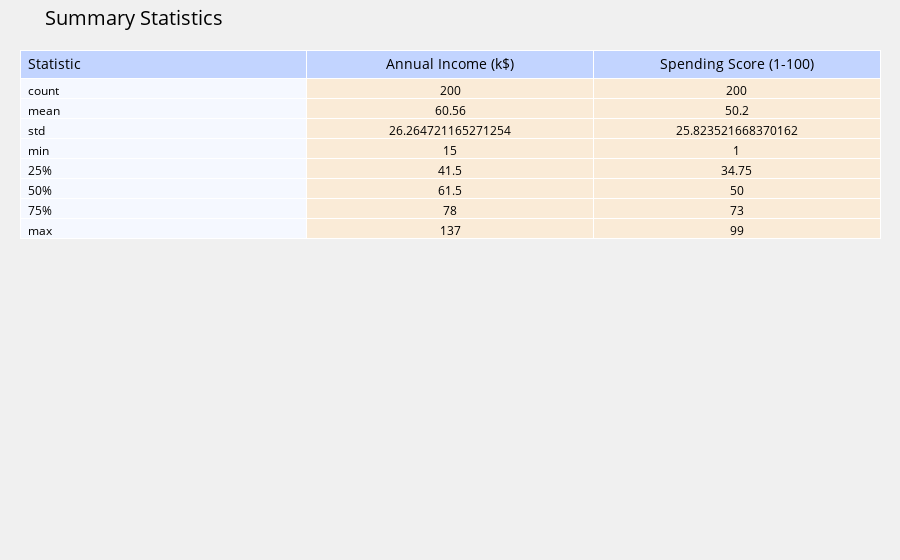

Here is the notebook cell this chart was saved with:
### Code cell
summary_stats = df[['Annual Income (k$)', 'Spending Score (1-100)']].describe().reset_index()

# Create a table to display summary statistics
fig = go.Figure(data=[go.Table(
    header=dict(values=['Statistic', 'Annual Income (k$)', 'Spending Score (1-100)'],
                fill=dict(color='#C2D4FF'),
                align=['left', 'center'],
                font=dict(size=14)),
    cells=dict(values=[summary_stats['index'], summary_stats['Annual Income (k$)'], summary_stats['Spending Score (1-100)']],
               fill=dict(color=['#F5F8FF', '#FAEBD7']),
               align=['left', 'center'],
               font=dict(size=12))
)])

# Update table layout
fig.update_layout(
    title="Summary Statistics",
    font=dict(size=14, color="black"),
    margin=dict(l=20, r=20, t=50, b=10),
    paper_bgcolor="#F0F0F0",  # Background color
)

# Show the bar plot
fig.show()

### Figure 1 — Plotly figure (JSON) as saved in the notebook; plotly's stock layout.template omitted (floating-point values rounded to 4 significant figures)
{"data": [{"cells": {"align": ["left", "center"], "fill": {"color": ["#F5F8FF", "#FAEBD7"]}, "font": {"size": 12}, "values": [["count", "mean", "std", "min", "25%", "50%", "75%", "max"], [200, 60.56, 26.26, 15, 41.5, 61.5, 78, 137], [200, 50.2, 25.82, 1, 34.75, 50, 73, 99]]}, "header": {"align": ["left", "center"], "fill": {"color": "#C2D4FF"}, "font": {"size": 14}, "values": ["Statistic", "Annual Income (k$)", "Spending Score (1-100)"]}, "type": "table"}], "layout": {"font": {"color": "black", "size": 14}, "margin": {"b": 10, "l": 20, "r": 20, "t": 50}, "paper_bgcolor": "#F0F0F0", "title": {"text": "Summary Statistics"}}}
